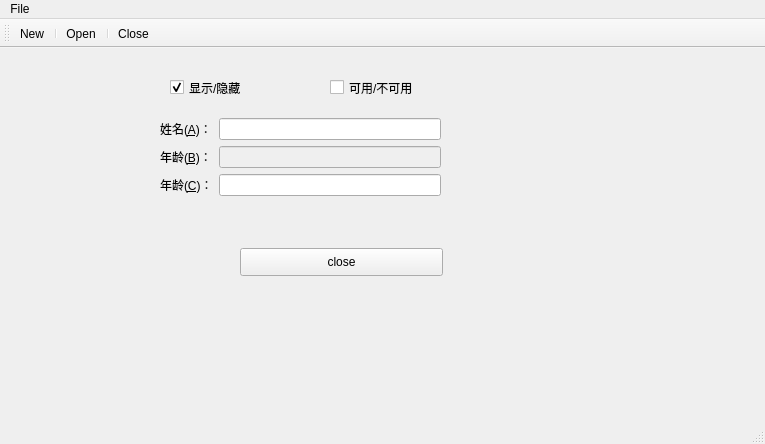
<?xml version="1.0" encoding="UTF-8"?>
<ui version="4.0">
 <class>MainWindow</class>
 <widget class="QMainWindow" name="MainWindow">
  <property name="geometry">
   <rect>
    <x>0</x>
    <y>0</y>
    <width>765</width>
    <height>444</height>
   </rect>
  </property>
  <property name="windowTitle">
   <string>MainWindow</string>
  </property>
  <widget class="QWidget" name="centralwidget">
   <widget class="QWidget" name="formLayoutWidget">
    <property name="geometry">
     <rect>
      <x>160</x>
      <y>70</y>
      <width>281</width>
      <height>101</height>
     </rect>
    </property>
    <layout class="QFormLayout" name="formLayout">
     <item row="0" column="0">
      <widget class="QLabel" name="label">
       <property name="text">
        <string>姓名(&amp;A)：</string>
       </property>
       <property name="buddy">
        <cstring>lineEdit</cstring>
       </property>
      </widget>
     </item>
     <item row="0" column="1">
      <widget class="QLineEdit" name="lineEdit"/>
     </item>
     <item row="1" column="0">
      <widget class="QLabel" name="label_2">
       <property name="text">
        <string>年龄(&amp;B)：</string>
       </property>
       <property name="buddy">
        <cstring>lineEdit_2</cstring>
       </property>
      </widget>
     </item>
     <item row="1" column="1">
      <widget class="QLineEdit" name="lineEdit_2">
       <property name="enabled">
        <bool>false</bool>
       </property>
       <property name="dragEnabled">
        <bool>false</bool>
       </property>
       <property name="readOnly">
        <bool>false</bool>
       </property>
      </widget>
     </item>
     <item row="2" column="0">
      <widget class="QLabel" name="label_3">
       <property name="text">
        <string>年龄(&amp;C)：</string>
       </property>
       <property name="buddy">
        <cstring>lineEdit_3</cstring>
       </property>
      </widget>
     </item>
     <item row="2" column="1">
      <widget class="QLineEdit" name="lineEdit_3"/>
     </item>
    </layout>
   </widget>
   <widget class="QCheckBox" name="checkBox">
    <property name="geometry">
     <rect>
      <x>170</x>
      <y>30</y>
      <width>91</width>
      <height>19</height>
     </rect>
    </property>
    <property name="text">
     <string>显示/隐藏</string>
    </property>
    <property name="checked">
     <bool>true</bool>
    </property>
   </widget>
   <widget class="QPushButton" name="pushButton">
    <property name="geometry">
     <rect>
      <x>240</x>
      <y>200</y>
      <width>203</width>
      <height>28</height>
     </rect>
    </property>
    <property name="text">
     <string>close</string>
    </property>
   </widget>
   <widget class="QCheckBox" name="checkBox_2">
    <property name="geometry">
     <rect>
      <x>330</x>
      <y>30</y>
      <width>121</width>
      <height>19</height>
     </rect>
    </property>
    <property name="text">
     <string>可用/不可用</string>
    </property>
   </widget>
  </widget>
  <widget class="QStatusBar" name="statusbar"/>
  <widget class="QToolBar" name="toolBar">
   <property name="windowTitle">
    <string>toolBar</string>
   </property>
   <attribute name="toolBarArea">
    <enum>TopToolBarArea</enum>
   </attribute>
   <attribute name="toolBarBreak">
    <bool>false</bool>
   </attribute>
   <addaction name="actionNew"/>
   <addaction name="separator"/>
   <addaction name="actionOpen"/>
   <addaction name="separator"/>
   <addaction name="actionClose"/>
  </widget>
  <widget class="QMenuBar" name="menuBar">
   <property name="geometry">
    <rect>
     <x>0</x>
     <y>0</y>
     <width>765</width>
     <height>26</height>
    </rect>
   </property>
   <widget class="QMenu" name="menuFile">
    <property name="title">
     <string>File</string>
    </property>
    <addaction name="actionNew"/>
    <addaction name="separator"/>
    <addaction name="actionOpen"/>
    <addaction name="separator"/>
    <addaction name="actionClose"/>
   </widget>
   <addaction name="menuFile"/>
  </widget>
  <action name="actionNew">
   <property name="text">
    <string>New</string>
   </property>
  </action>
  <action name="actionOpen">
   <property name="text">
    <string>Open</string>
   </property>
  </action>
  <action name="actionClose">
   <property name="text">
    <string>Close</string>
   </property>
  </action>
 </widget>
 <tabstops>
  <tabstop>lineEdit</tabstop>
  <tabstop>lineEdit_2</tabstop>
  <tabstop>lineEdit_3</tabstop>
 </tabstops>
 <resources/>
 <connections>
  <connection>
   <sender>pushButton</sender>
   <signal>clicked()</signal>
   <receiver>MainWindow</receiver>
   <slot>close()</slot>
   <hints>
    <hint type="sourcelabel">
     <x>290</x>
     <y>352</y>
    </hint>
    <hint type="destinationlabel">
     <x>535</x>
     <y>443</y>
    </hint>
   </hints>
  </connection>
  <connection>
   <sender>checkBox</sender>
   <signal>toggled(bool)</signal>
   <receiver>lineEdit</receiver>
   <slot>setVisible(bool)</slot>
   <hints>
    <hint type="sourcelabel">
     <x>232</x>
     <y>66</y>
    </hint>
    <hint type="destinationlabel">
     <x>321</x>
     <y>102</y>
    </hint>
   </hints>
  </connection>
  <connection>
   <sender>checkBox_2</sender>
   <signal>toggled(bool)</signal>
   <receiver>lineEdit_2</receiver>
   <slot>setEnabled(bool)</slot>
   <hints>
    <hint type="sourcelabel">
     <x>379</x>
     <y>61</y>
    </hint>
    <hint type="destinationlabel">
     <x>395</x>
     <y>130</y>
    </hint>
   </hints>
  </connection>
 </connections>
</ui>
